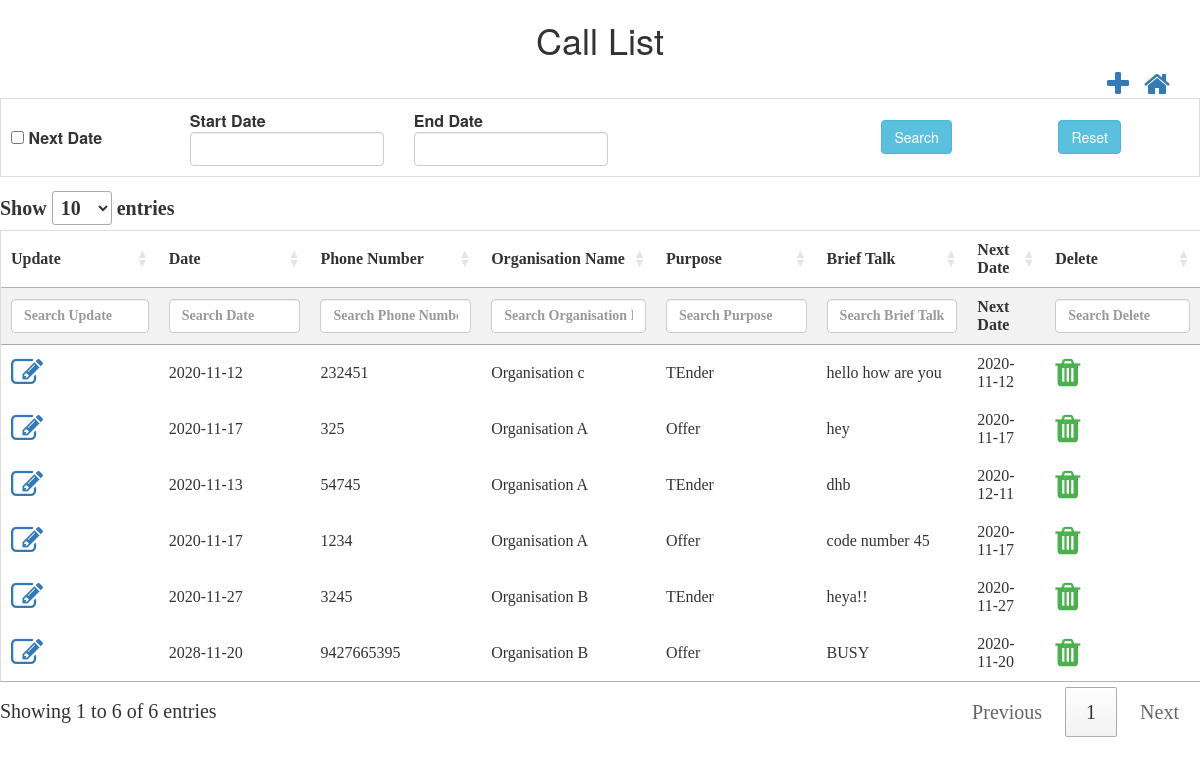
The app's page /controllers/callList.php (signed in) with its own data.
### tables this page shows
CREATE TABLE `tbl_calllist` (
  `nid` int(10) NOT NULL,
  `ncall_list_id` int(10) NOT NULL,
  `ddate` date NOT NULL,
  `cphoneNumber` varchar(50) NOT NULL,
  `nperson_id` int(10) NOT NULL,
  `norg_id` int(10) NOT NULL,
  `npurpose_id` int(10) NOT NULL,
  `tbriefTalk` text NOT NULL,
  `dnext_date` date NOT NULL,
  `isActive` bit(1) NOT NULL,
  `isAvailable` bit(1) NOT NULL,
  `dcreated_date` datetime NOT NULL,
  `dupdated_date` datetime NOT NULL,
  `ninternal_id` int(11) DEFAULT NULL
);

CREATE TABLE `tbl_organisation` (
  `nid` int(10) NOT NULL,
  `norg_id` int(10) NOT NULL,
  `corg_name` varchar(50) NOT NULL,
  `corg_address` varchar(50) NOT NULL,
  `corg_city` varchar(50) NOT NULL,
  `corg_state` varchar(50) NOT NULL,
  `corg_country` varchar(50) NOT NULL,
  `corg_mobileNumber` varchar(10) NOT NULL,
  `corg_emailId` varchar(50) NOT NULL,
  `norg_segment_id` int(10) NOT NULL,
  `isActive` bit(1) NOT NULL,
  `isAvailable` bit(1) NOT NULL,
  `dcreated_date` datetime NOT NULL,
  `dupdated_date` datetime NOT NULL,
  `ninternal_id` int(11) DEFAULT NULL
);

CREATE TABLE `tbl_purpose` (
  `nid` int(10) NOT NULL,
  `npurpose_id` int(10) NOT NULL,
  `cpurpose_name` varchar(50) NOT NULL,
  `isActive` bit(1) NOT NULL,
  `isAvailable` bit(1) NOT NULL,
  `dcreated_date` datetime NOT NULL,
  `dupdated_date` datetime NOT NULL,
  `ninternal_id` int(11) DEFAULT NULL
);

### controllers/callList.php (the view, shortened to what this page needs)
<html>
<head>
    <script src="http://ajax.googleapis.com/ajax/libs/jquery/1.11.2/jquery.min.js"></script>
    <link rel="stylesheet" href="../css/theme.css">
    <link rel="stylesheet" href="https://cdn.datatables.net/1.10.22/css/jquery.dataTables.min.css">
    <link rel="stylesheet" href="https://cdnjs.cloudflare.com/ajax/libs/font-awesome/4.7.0/css/font-awesome.min.css">
    <link rel="stylesheet" href="https://maxcdn.bootstrapcdn.com/bootstrap/3.4.1/css/bootstrap.min.css">
    <link rel="stylesheet" href="https://cdnjs.cloudflare.com/ajax/libs/bootstrap-datepicker/1.6.4/css/bootstrap-datepicker.css" />
</head>
<h1>Call List</h1>
<div class="container">
    <a style="float:right;margin-left: 15px;" href="../dashboard.php"><i class="fa fa-home fa-2x"></i></a>
    <a style="float:right" href="#call_list_modal" data-toggle="modal" id='add' data-id="1"><i class="fa fa-plus fa-2x"
                                                                                                  aria-hidden="true"></i></a>
</div>
<?php
$conn = OpenCon();
$sql = "SELECT c.ninternal_id,c.ncall_list_id,c.ddate,c.cphoneNumber,c.norg_id,c.npurpose_id,c.tbriefTalk,c.dnext_date,c.isAvailable,o.corg_name,p.cpurpose_name
 from tbl_callList As c
JOIN tbl_organisation AS o
ON c.norg_id=o.norg_id
JOIN tbl_purpose AS p
ON c.npurpose_id=p.npurpose_id
where c.isAvailable=1";
$retval = mysqli_query($conn, $sql);
echo "
<form id='dateForm' method='post'>
<table>
<tr>
        <td><input type='checkbox' id='nextDateCheckbox' name='nextDateCheckbox' unchecked> <b>Next Date</b></td>
        <td><div class='input-daterange'>
            <div class='col-md-4'>
                <b>Start Date</b><input type='text' name='start_date' id='start_date' class='form-control' />
            </div>
            <div class='col-md-4'>
                <b>End Date</b><input type='text' name='end_date' id='end_date' class='form-control' />
            </div>
        </div></td>
     <td>   <div class='col-md-4'>
            <input type='submit' name='search' id='search' value='Search' class='btn btn-info' />
        </div></td>
       <td> <div class='col-md-4'>
            <input type='reset' name='reset' onclick='resetDateForm()' value='Reset' class='btn btn-info' />
        </div></td>
        </tr>
   </table>
    </form>";
echo "<table id='callListTable'  name='callListTable' >
            <thead>
            <tr>
            <th style='display:none;'>INTERNAL ID</th>
            <th style='display:none;'>CALL LIST ID</th>
            <th>Update</th>
            <th>Date</th>
            <th>Phone Number</th>
            <th>Organisation Name</th>
            <th>Purpose</th>
            <th>Brief Talk</th>
            <th>Next Date</th>
            <th>Delete</th>
            </tr>
            </thead>
                   <tbody>
            ";
while ($row = mysqli_fetch_array($retval, MYSQLI_ASSOC)) {
    echo "<tr>";
    echo "<td ><a  href='#call_list_modal' data-toggle='modal' class='updateClass' data-id='2'><i class='fa fa-edit fa-2x'></i></a></td>";
    echo "<td>" . $row['ddate'] . "</td>";
    echo "<td>" . $row['cphoneNumber'] . "</td>";
    echo "<td>" . $row['corg_name'] . "</td>";
    echo "<td>" . $row['cpurpose_name'] . "</td>";
    echo "<td>" . $row['tbriefTalk'] . "</td>";
    echo "<td>" . $row['dnext_date'] . "</td>";
    echo "<td class='action-delete'><i class='fa fa-trash fa-2x' style='color:#4caf50;'</i></td>";
    echo "</tr>";
}
echo "</tbody></table>";
?>
</html>

### css/theme.css (style rules this page uses)
h1 { text-align: center; }
table { border-collapse: collapse; border-spacing: 0; width: 100%; border: 1px solid #ddd; }
th { text-align: left; padding: 10px !important; }
td { text-align: left; padding: 10px !important; }
tr:nth-child(even) { background-color: #f2f2f2; }

### records on screen
tbl_calllist: ddate "2020-11-12", cphoneNumber "232451", tbl_organisation.corg_name "Organisation c", tbl_purpose.cpurpose_name "TEnder", tbriefTalk "hello how are you", dnext_date "2020-11-12"
tbl_calllist: ddate "2020-11-17", cphoneNumber "325", tbl_organisation.corg_name "Organisation A", tbl_purpose.cpurpose_name "Offer", tbriefTalk "hey", dnext_date "2020-11-17"
tbl_calllist: ddate "2020-11-13", cphoneNumber "54745", tbl_organisation.corg_name "Organisation A", tbl_purpose.cpurpose_name "TEnder", tbriefTalk "dhb", dnext_date "2020-12-11"
tbl_calllist: ddate "2020-11-17", cphoneNumber "1234", tbl_organisation.corg_name "Organisation A", tbl_purpose.cpurpose_name "Offer", tbriefTalk "code number 45", dnext_date "2020-11-17"
tbl_calllist: ddate "2020-11-27", cphoneNumber "3245", tbl_organisation.corg_name "Organisation B", tbl_purpose.cpurpose_name "TEnder", tbriefTalk "heya!!", dnext_date "2020-11-27"
tbl_calllist: ddate "2028-11-20", cphoneNumber "9427665395", tbl_organisation.corg_name "Organisation B", tbl_purpose.cpurpose_name "Offer", tbriefTalk "BUSY", dnext_date "2020-11-20"
